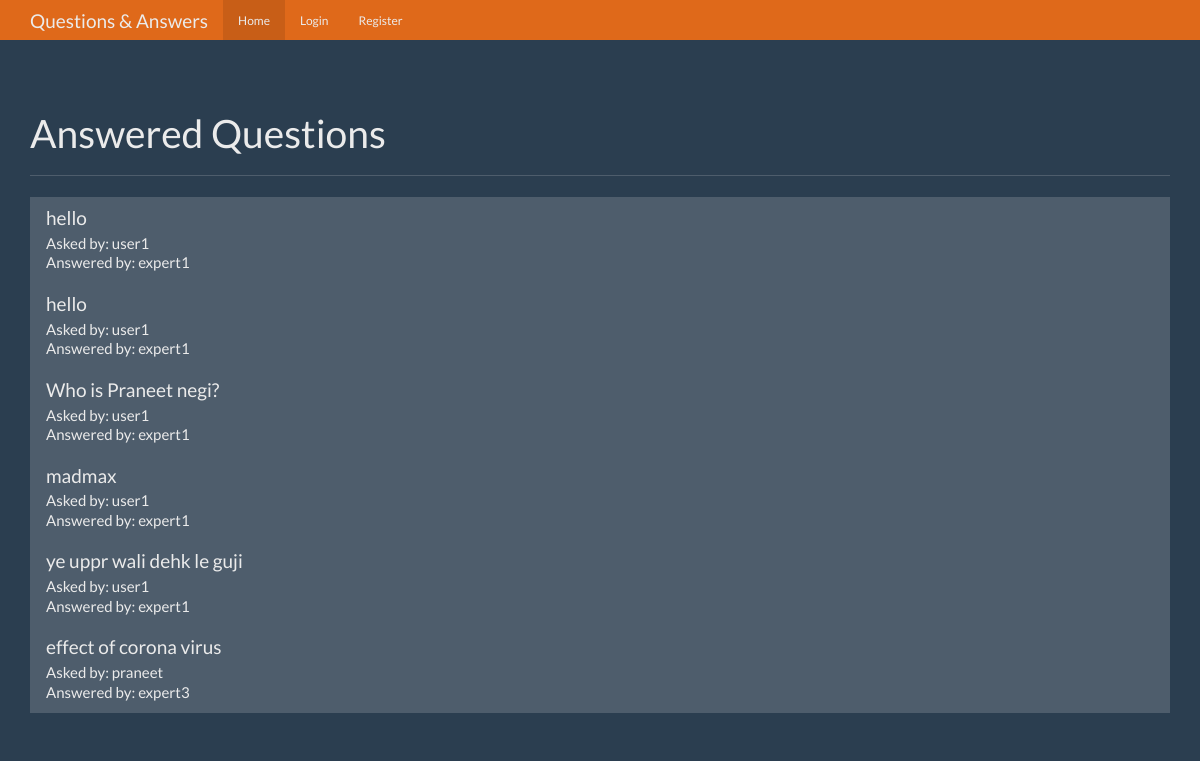
The page / on the database its author committed.
### tables this page shows
CREATE TABLE questions (
    id integer primary key autoincrement,
    question_text text not null,
    answer_text text,
    asked_by_id integer not null,
    expert_id integer not null
);

CREATE TABLE users (
	id integer primary key autoincrement,
	name text not null,
	password text not null,
	expert boolean not null,
	admin boolean not null

);

### app.py (the view)
@app.route('/')
def index():
    user = get_current_user()
    db=get_db()
    questions_cur=db.execute('select questions.id as question_id, questions.question_text, askers.name as asker_name, experts.name as expert_name from questions join users as askers on askers.id = questions.asked_by_id join users as experts on experts.id = questions.expert_id where questions.answer_text is not null')
    questions_results=questions_cur.fetchall()
    return render_template('home.html', user=user, questions=questions_results)

### app.py (called while the page is built)
def get_current_user():
    user_result = None
    if 'user' in session:
        user = session['user']
        db = get_db()
        user_cur = db.execute('select id, name, password, expert, admin from users where name = ?', [user])
        user_result = user_cur.fetchone()
    return user_result

### database.py (called while the page is built)
def connect_db():
    sql = sqlite3.connect('/home/praneet/Desktop/flask_all_files/ques_and_ans_app/questions.db')
    sql.row_factory = sqlite3.Row
    return sql

def get_db():
    if not hasattr(g, 'sqlite_db'):
        g.sqlite_db = connect_db()
    return g.sqlite_db

### templates/home.html (shortened to what this page needs)
<!DOCTYPE html>
<html lang="en">
  <head>
    <link href="{{ url_for('static', filename='bootstrap.min.css') }}" rel="stylesheet">
    <link href="{{ url_for('static', filename='theme.css') }}" rel="stylesheet">
  </head>
  <body>
    <nav class="navbar navbar-inverse navbar-fixed-top">
      <div class="container">
        <div class="navbar-header">
          <a class="navbar-brand" href="#">Questions & Answers</a>
        </div>
        <div id="navbar" class="navbar-collapse collapse">
          <ul class="nav navbar-nav">
            <li class="active"><a href="{{ url_for('index') }}">Home</a></li>
            {% if not user %}
            <li><a href="{{ url_for('login') }}">Login</a></li>
            <li><a href="{{ url_for('register') }}">Register</a></li>
            {% endif %}
          </ul>
        </div>
      </div>
    </nav>
    <div class="container theme-showcase" role="main">
      <div class="page-header">
        <h1>Answered Questions</h1>
      </div>
      <div class="row">
        <div class="col-lg-12">
          <div class="list-group">
            {% for question in questions %}
             <a href="{{ url_for('question', question_id=question['question_id']) }}" class="list-group-item">
              <h4 class="list-group-item-heading">{{ question['question_text'] }}</h4>
              <p class="list-group-item-text">Asked by: {{ question['asker_name'] }}</p>
              <p class="list-group-item-text">Answered by: {{ question['expert_name'] }}</p>
            </a>
            {% endfor %}
          </div>
        </div>
      </div>
    </div>
  </body>
</html>

### static/theme.css (style rules this page uses)
body { padding-top: 70px; padding-bottom: 30px; }

### rows shown on the page
questions: question_text "hello", asker_name "user1", expert_name "expert1"
questions: question_text "hello", asker_name "user1", expert_name "expert1"
questions: question_text "Who is Praneet negi?", asker_name "user1", expert_name "expert1"
questions: question_text "madmax", asker_name "user1", expert_name "expert1"
questions: question_text "ye uppr wali dehk le guji", asker_name "user1", expert_name "expert1"
questions: question_text "effect of corona virus", asker_name "praneet", expert_name "expert3"
